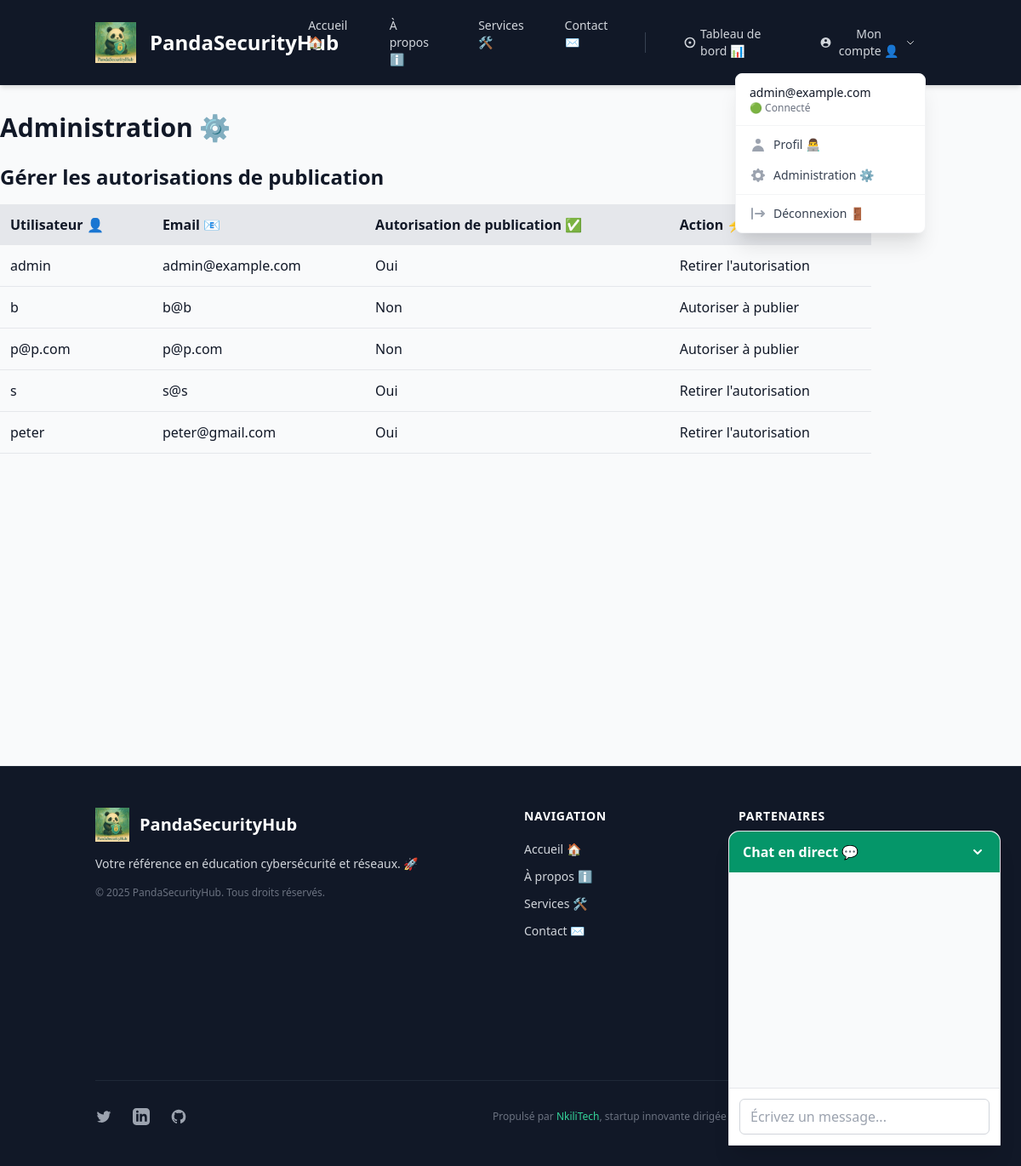
Page /admin (signed in) on the earlier database version.
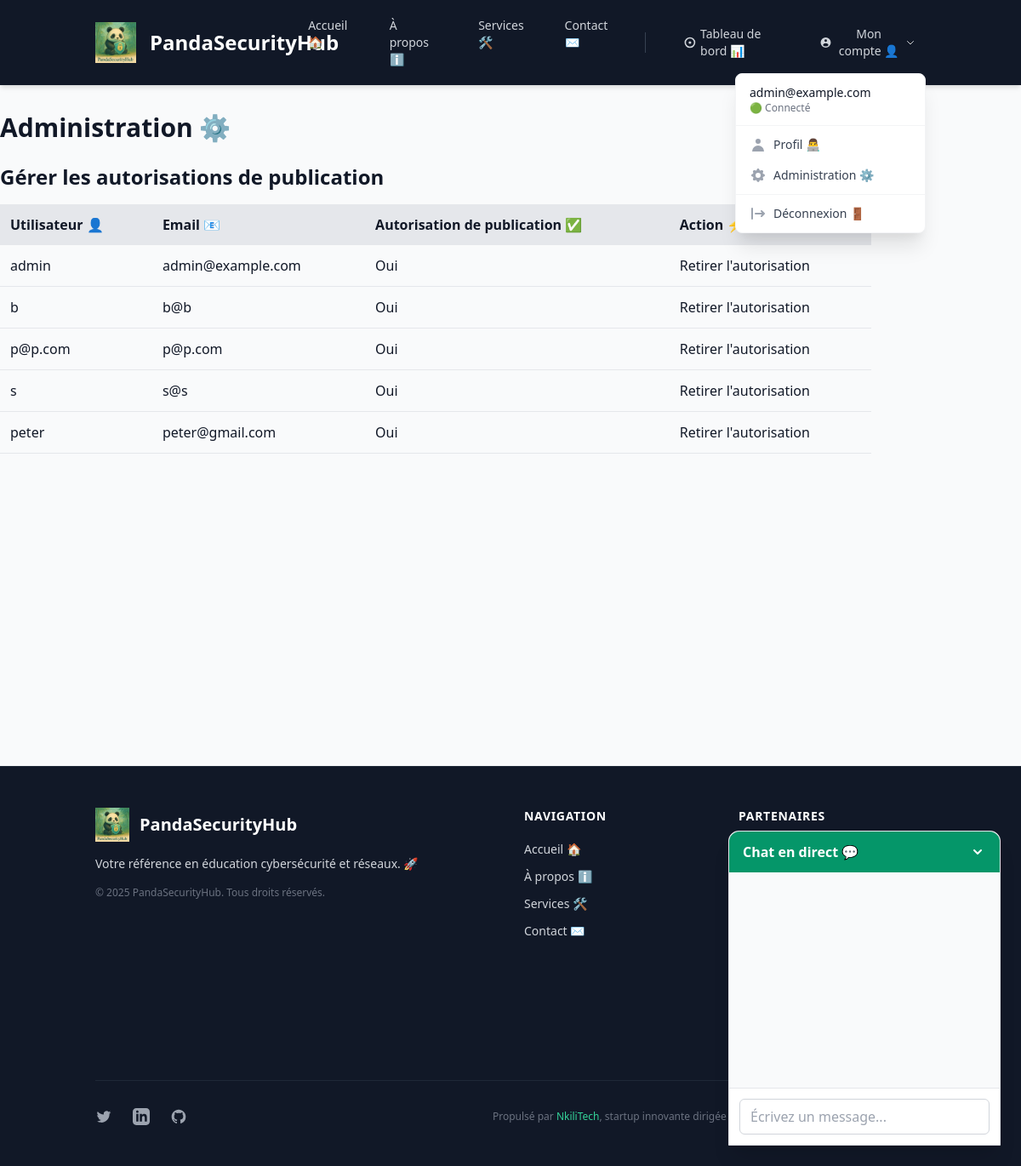
Same page on the later database version.
### app/models.py (models this page shows, shortened)
class User(UserMixin, db.Model):
    id = db.Column(db.Integer, primary_key=True)
    username = db.Column(db.String(80), unique=False, nullable=False)
    email = db.Column(db.String(120), unique=True, nullable=False)
    password = db.Column(db.String(256), nullable=False)
    is_admin = db.Column(db.Boolean, default=False)
    can_publish = db.Column(db.Boolean, default=False)
    articles = db.relationship('Article', backref='user', lazy=True)
    comments = db.relationship('Comment', backref='user', lazy=True)
    chat_messages = db.relationship('ChatMessage', backref='user', lazy=True)

### app/routes.py (the view)
@bp.route('/admin', methods=['GET', 'POST'])
@login_required
def admin():
    if not current_user.is_admin:
        flash('Accès réservé aux administrateurs. 🚫', 'danger')
        return redirect(url_for('main.index'))
    users = User.query.all()
    return render_template('admin.html', users=users)

### app/routes.py (called while the page is built)
@login_manager.user_loader
def load_user(user_id):
    return User.query.get(int(user_id))

### app/templates/admin.html (shortened to what this page needs)
{% extends "base.html" %}
{% block content %}
<div class="container py-8">
    <h1 class="text-3xl font-bold mb-6">Administration ⚙️</h1>
    <h2 class="text-2xl font-bold mb-4">Gérer les autorisations de publication</h2>
    <div class="card">
        <table class="w-full border-collapse">
            <thead>
                <tr class="bg-gray-200">
                    <th class="p-3 text-left">Utilisateur 👤</th>
                    <th class="p-3 text-left">Email 📧</th>
                    <th class="p-3 text-left">Autorisation de publication ✅</th>
                    <th class="p-3 text-left">Action ⚡</th>
                </tr>
            </thead>
            <tbody>
                {% for user in users %}
                <tr class="border-b">
                    <td class="p-3">{{ user.username }}</td>
                    <td class="p-3">{{ user.email }}</td>
                    <td class="p-3">{{ 'Oui' if user.can_publish else 'Non' }}</td>
                    <td class="p-3">
                        <form method="POST" action="{{ url_for('main.toggle_publish', user_id=user.id) }}">
                            <button type="submit" class="btn {{ 'btn-danger' if user.can_publish else '' }}">
                                {{ 'Retirer l\'autorisation' if user.can_publish else 'Autoriser à publier' }}
                            </button>
                        </form>
                    </td>
                </tr>
                {% endfor %}
            </tbody>
        </table>
    </div>
</div>
{% endblock %}

Differences in the rows shown:
changed User (number 2 of 5 on the later page): can_publish "Non" → "Oui"; can_publish "Autoriser à publier" → "Retirer l'autorisation"
changed User "p@p.com": can_publish "Non" → "Oui"; can_publish "Autoriser à publier" → "Retirer l'autorisation"
